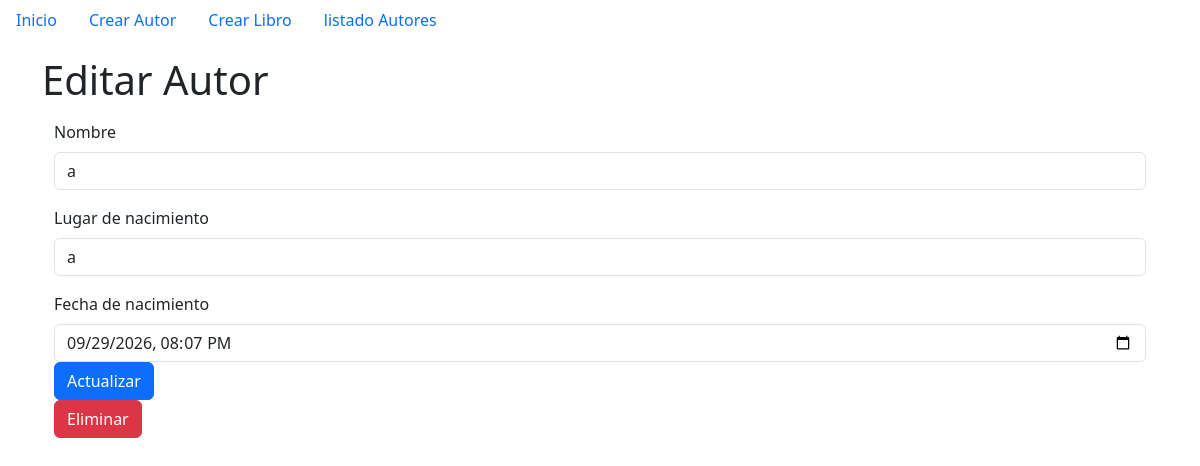
Page /editarAutor/1 on the committed database.
### biblioteca/models.py (models this page shows, shortened)
class autor(models.Model):
    nombre = models.CharField(max_length=200)
    lugar_nacimiento = models.CharField(max_length=200)
    fecha_nacimiento =models.DateTimeField()

### biblioteca/views.py (the view, shortened to what this page needs)
# urls.py: path('editarAutor/<int:autor_id>',views.editarAutor, name='editarAutor'),
def editarAutor(request,autor_id):
    if request.method == 'GET':
        autorObj = get_object_or_404(autor, pk=autor_id)
        return render(request, 'editarAutor.html', {'autor': autorObj})

### biblioteca/templates/editarAutor.html (shortened to what this page needs)
{% extends "base.html" %}
{% block content %}
<div class="container mt-3">
    <h1>Editar Autor</h1>
    <div class="container mt-2">
        <form method="POST" action="{% url 'editarAutor' autor.id %}">
            <div class="mt-3">
                <label for="nombre" class="form-label">Nombre</label>
                <input
                    type="text"
                    class="form-control"
                    name="nombre"
                    id="nombre"
                    value="{{ autor.nombre }}"
                    required/>
            </div>
            <div class="mt-3">
                <label for="lugar" class="form-label">Lugar de nacimiento</label>
                <input
                    type="text"
                    class="form-control"
                    name="lugar"
                    id="lugar"
                    value="{{ autor.lugar_nacimiento }}"
                    required/>
            </div>
            <div class="mt-3">
                <label for="fecha" class="form-label">Fecha de nacimiento</label>
                <input
                    type="datetime-local"
                    class="form-control"
                    name="fecha"
                    id="fecha"
                    value="{{ autor.fecha_nacimiento|date:'Y-m-d\TH:i' }}"
                    required/>
            </div>
            <input type="submit" class="btn btn-primary" value="Actualizar"/>
        </form>
        <form method='POST' action='{% url "eliminarAutor" autor.id %}'>
            <input type='submit' class='btn btn-danger' value='Eliminar'/>
        </form>
    </div>
</div>
{% endblock content %}

### rows in the picture
autor: nombre "a", lugar "a", fecha "09/29/2026 20:07"
